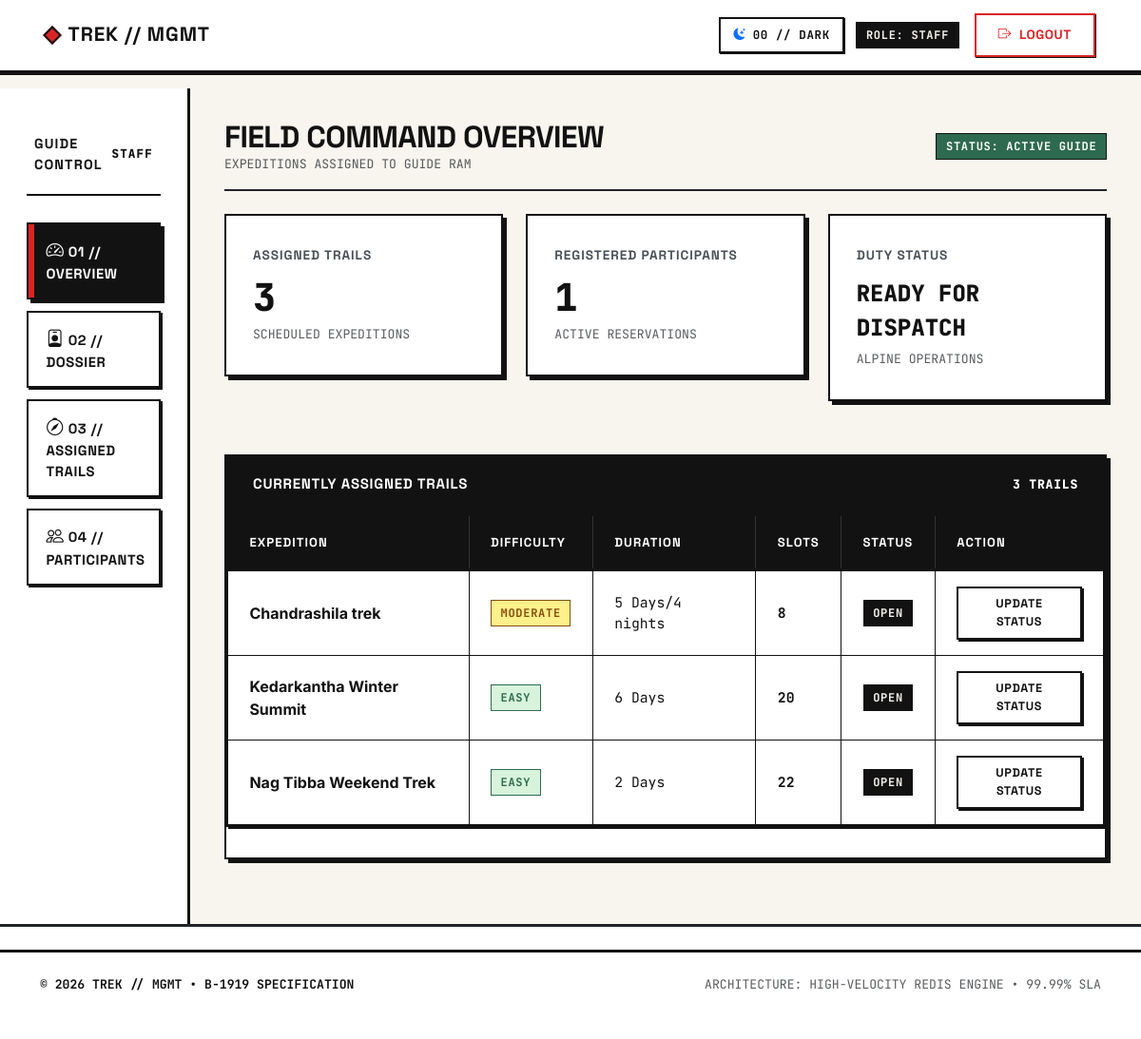
/staff-dashboard (signed in), run on an earlier commit of the app's database.
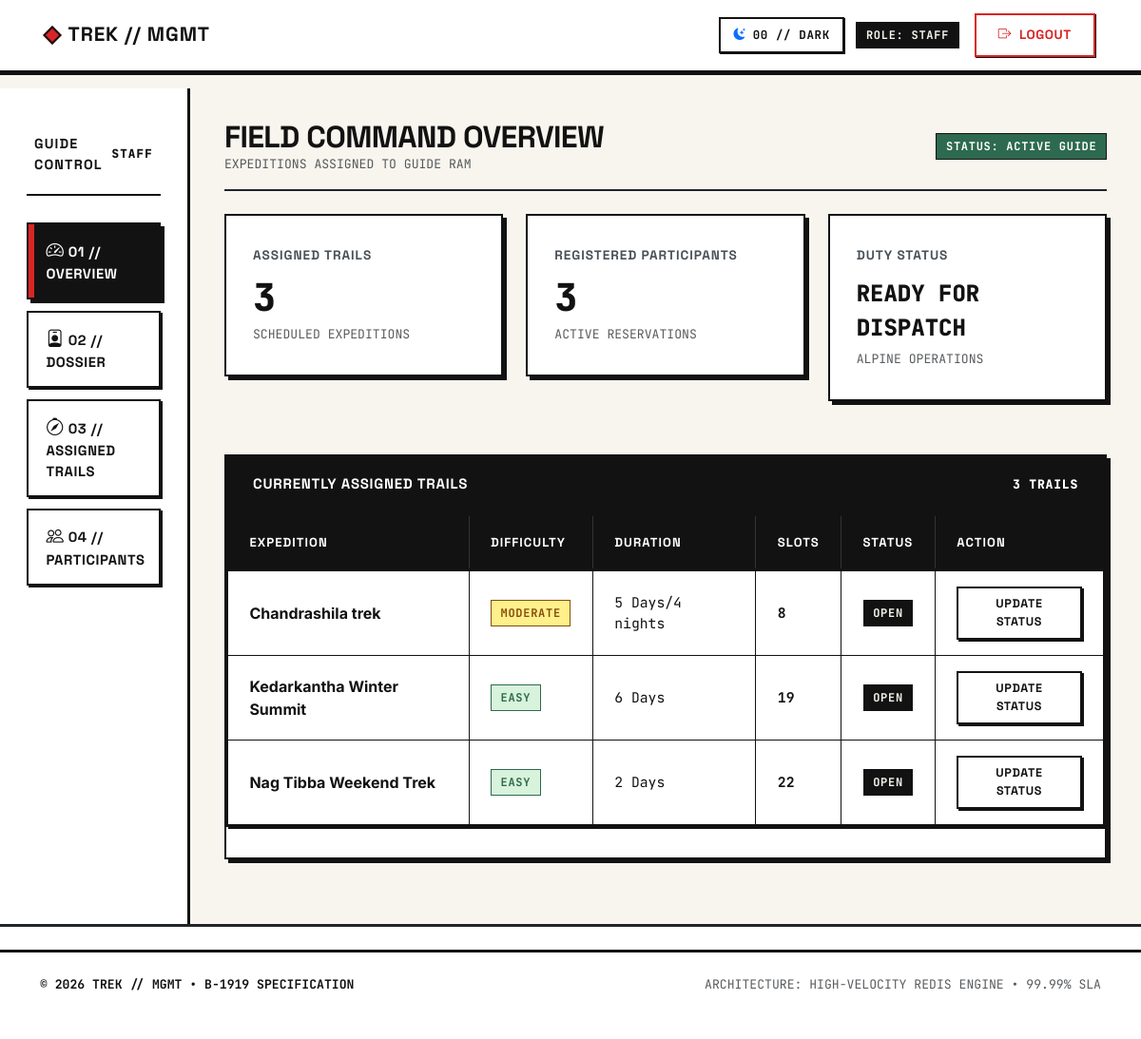
And on a later commit of the database.
### models.py (models this page shows)
class trek(db.Model):
    id = db.Column(
        db.Integer,
        primary_key=True
    )
    name = db.Column(
        db.String(200),
        nullable=False
    )
    location = db.Column(
        db.String(200),
        nullable=True
    )
    difficulty = db.Column(
        db.String(200),
        nullable=False,
    )
    duration = db.Column(
        db.String(200),
    )
    available_slots = db.Column(
        db.Integer
    )
    assigned_staff_id = db.Column(
        db.Integer,
        db.ForeignKey('user.id'),
        nullable=True
    )
    assigned_staff = db.relationship(
        'User',
        foreign_keys=[assigned_staff_id],
        backref='assigned_treks'
    )
    status = db.Column(
        db.String(200)
    )
    bookings = db.relationship(
        'Booking',
        backref='trek'
    )

### app.py (the view)
@app.route('/staff-dashboard')
def staff_dashboard():
    if 'user_id' not in session:
        return redirect('/login')
    active_tab = request.args.get('tab', 'dashboard')
    user_id = session.get('user_id')
    current_user = User.query.get_or_404(user_id)
    assigned_treks = trek.query.filter(trek.assigned_staff_id == user_id).all()
    assigned_trek_ids = [t.id for t in assigned_treks]
    assigned_bookings = Booking.query.filter(Booking.trek_id.in_(assigned_trek_ids)).all() if assigned_trek_ids else []
    return render_template(
        'staff_dashboard.html',
        active_tab=active_tab,
        current_user=current_user,
        assigned_treks=assigned_treks,
        assinged_bookings=assigned_bookings
    )

### app.py (called while the page is built)
@app.after_request
def set_enterprise_security_headers(response):
    response.headers['X-Frame-Options'] = 'DENY'
    response.headers['X-Content-Type-Options'] = 'nosniff'
    response.headers['Referrer-Policy'] = 'strict-origin-when-cross-origin'
    response.headers['Permissions-Policy'] = 'camera=(), microphone=(), geolocation=()'
    response.headers['Strict-Transport-Security'] = 'max-age=31536000; includeSubDomains; preload'
    response.headers['Content-Security-Policy'] = (
        "default-src 'self'; "
        "font-src 'self' https://fonts.gstatic.com https://cdn.jsdelivr.net data:; "
        "style-src 'self' 'unsafe-inline' https://fonts.googleapis.com https://cdn.jsdelivr.net; "
        "script-src 'self' 'unsafe-inline' https://cdn.jsdelivr.net; "
        "img-src 'self' data: https:; "
        "frame-ancestors 'none';"
    )
    return response

### templates/staff_dashboard.html (shortened to what the changed rows need)
{% extends 'base.html' %}
{% block container %}
<div class="container-fluid px-0">
    <div class="row g-0">
        <div class="col-lg-9 col-xl-10 dashboard-content-area">
            <div class="dashboard-inner">
                <div class="tab-content" id="staff-tabContent">
                <div class="tab-pane fade {% if active_tab == 'dashboard' or not active_tab %}show active{% endif %}"
                    id="content-dashboard" role="tabpanel" aria-labelledby="tab-dashboard">
                    <div class="d-flex justify-content-between align-items-center mb-4 pb-3 border-bottom border-2 border-dark">
                        <div>
                            <h2 class="fw-bold mb-0">FIELD COMMAND OVERVIEW</h2>
                        </div>
                    </div>
                    <div class="row g-4 mb-4">
                        <div class="col-sm-6 col-lg-4">
                            <div class="card bh-card bh-stat-card border-start-yellow">
                                <div class="stat-label">REGISTERED PARTICIPANTS</div>
                                <div class="stat-value">{{ assinged_bookings|length }}</div>
                                <div class="font-mono small text-muted">ACTIVE RESERVATIONS</div>
                            </div>
                        </div>
                    </div>
                    <div class="card bh-card">
                        <div class="table-responsive">
                            <table class="table align-middle mb-0">
                                <thead>
                                    <tr>
                                        <th>EXPEDITION</th>
                                        <th>DIFFICULTY</th>
                                        <th>DURATION</th>
                                        <th>SLOTS</th>
                                        <th>STATUS</th>
                                        <th>ACTION</th>
                                    </tr>
                                </thead>
                                <tbody>
                                    {% for t in assigned_treks %}
                                    <tr>
                                        <td class="fw-bold fs-6">{{ t.name }}</td>
                                        <td>
                                            {% if t.difficulty == 'Easy' %}
                                            <span class="bh-badge badge-easy">EASY</span>
                                            {% elif t.difficulty == 'Moderate' %}
                                            <span class="bh-badge badge-moderate">MODERATE</span>
                                            {% else %}
                                            <span class="bh-badge badge-hard">HARD</span>
                                            {% endif %}
                                        </td>
                                        <td class="font-mono">{{ t.duration }}</td>
                                        <td class="font-mono fw-bold">{{ t.available_slots }}</td>
                                        <td><span class="bh-badge badge-open">{{ t.status }}</span></td>
                                        <td>
                                            <a href="/edit-staff-trek/{{ t.id }}" class="btn bh-btn bh-btn-sm bh-btn-secondary">
                                                UPDATE STATUS
                                            </a>
                                        </td>
                                    </tr>
                                    {% else %}
                                    <tr>
                                        <td colspan="6" class="text-center text-muted py-5 font-mono">NO ACTIVE TRAILS CURRENTLY ASSIGNED.</td>
                                    </tr>
                                    {% endfor %}
                                </tbody>
                            </table>
                        </div>
                    </div>
                </div>
            </div>
            </div>
        </div>
    </div>
</div>
{% endblock %}

What changed in the data, as far as the page shows it:
changed trek "Kedarkantha Winter Summit": available_slots "20" → "19"
Also different on the page:
{{ assinged_bookings|length }}: "1" → "3"
